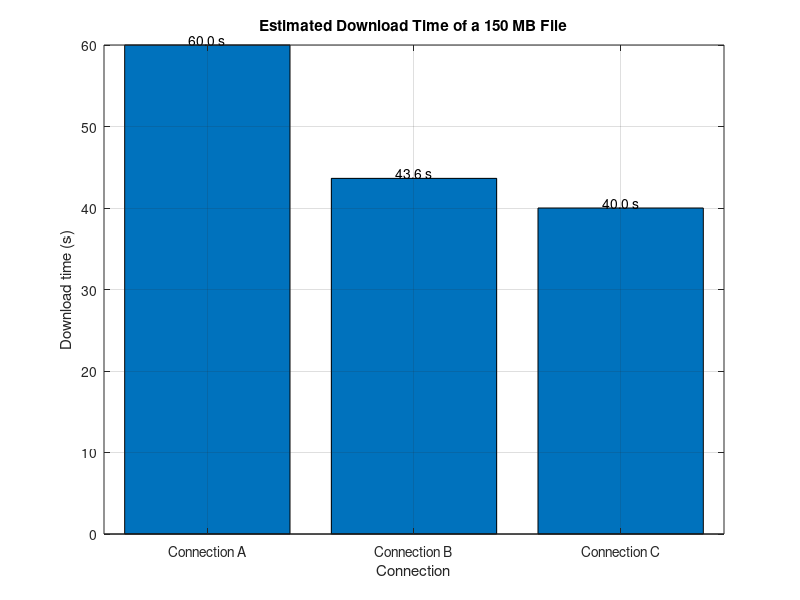

Source code (MATLAB):
%% Q10 - Bandwidth Comparison and File Download Time
clear; clc; close all;

fileSize_MB = 150;
% 1. Arrays
names    = {'Connection A', 'Connection B', 'Connection C'};
bw_Mbps  = [25 50 100];
usable   = [0.80 0.55 0.30];

% 2. Effective bandwidth
effBW = bw_Mbps .* usable;

% 3. File size in bits and download time
fileBits = fileSize_MB * 1e6 * 8;
time_s   = fileBits ./ (effBW * 1e6);

% 4. Table
fprintf('File size = %d MB = %.0f bits\n\n', fileSize_MB, fileBits);
fprintf('%-14s %-18s %-14s %-20s %-18s\n', 'Connection', 'Nominal (Mbps)', 'Usable frac.', 'Effective (Mbps)', 'Download time (s)');
for k = 1:3
    fprintf('%-14s %-18.1f %-14.2f %-20.2f %-18.2f\n', names{k}, bw_Mbps(k), usable(k), effBW(k), time_s(k));
end

% 5. Bar chart
figure;
bar(time_s);
set(gca, 'XTickLabel', names);
grid on;
title('Estimated Download Time of a 150 MB File');
xlabel('Connection');
ylabel('Download time (s)');
for k = 1:3
    text(k, time_s(k), sprintf('%.1f s', time_s(k)), 'HorizontalAlignment', 'center', 'VerticalAlignment', 'bottom');
end

% 6. Fastest connection
[tmin, idx] = min(time_s);
fprintf('\nFastest connection: %s (%.2f s)\n', names{idx}, tmin);
fprintf('Interpretation: download time depends on the EFFECTIVE bandwidth (nominal x usable\n');
fprintf('fraction), not the nominal bandwidth. A fast link that is heavily utilised by other\n');
fprintf('traffic may leave less capacity for your file than a slower but lightly used link.\n');
